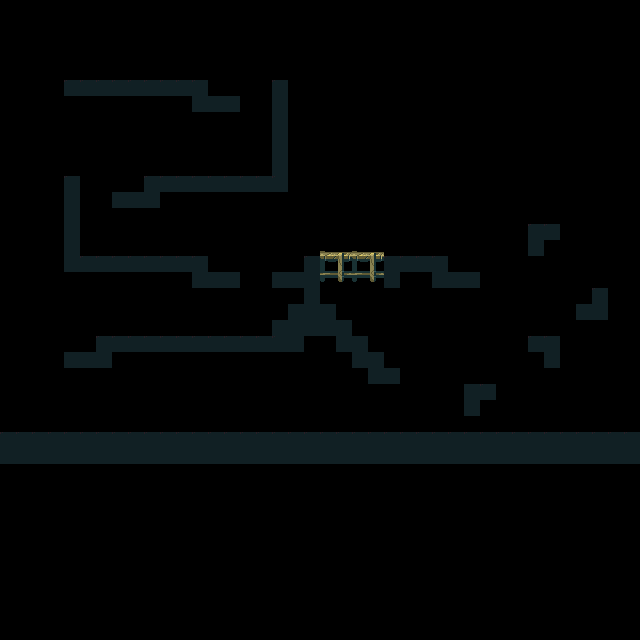

This game map was drawn from its Tiled (.tmx) file and the tilesets committed beside it. A one-line description and the full map source follow:
An orthogonal 40x40 tile map with 16x16 px tiles, 1 tile layer (primary) and 3 objects (2x testDummyStart, playerStart).

<map version="1.2" tiledversion="1.3.4" orientation="orthogonal" renderorder="left-down" width="40" height="40" tilewidth="16" tileheight="16" infinite="0" nextlayerid="3" nextobjectid="16">
 <editorsettings>
  <export target="pathfinding-tester.json" format="json" />
 </editorsettings>
 <tileset firstgid="1" source="tileset.tsx" />
 <layer id="1" name="primary" width="40" height="40">
  <data encoding="csv">
0,0,0,0,0,0,0,0,0,0,0,0,0,0,0,0,0,0,0,0,0,0,0,0,0,0,0,0,0,0,0,0,0,0,0,0,0,0,0,0,
0,0,0,0,0,0,0,0,0,0,0,0,0,0,0,0,0,0,0,0,0,0,0,0,0,0,0,0,0,0,0,0,0,0,0,0,0,0,0,0,
0,0,0,0,0,0,0,0,0,0,0,0,0,0,0,0,0,0,0,0,0,0,0,0,0,0,0,0,0,0,0,0,0,0,0,0,0,0,0,0,
0,0,0,0,0,0,0,0,0,0,0,0,0,0,0,0,0,0,0,0,0,0,0,0,0,0,0,0,0,0,0,0,0,0,0,0,0,0,0,0,
0,0,0,0,0,0,0,0,0,0,0,0,0,0,0,0,0,0,0,0,0,0,0,0,0,0,0,0,0,0,0,0,0,0,0,0,0,0,0,0,
0,0,0,0,344,344,344,344,344,344,344,344,344,0,0,0,0,344,0,0,0,0,0,0,0,0,0,0,0,0,0,0,0,0,0,0,0,0,0,0,
0,0,0,0,0,0,0,0,0,0,0,0,408,408,408,0,0,408,0,0,0,0,0,0,0,0,0,0,0,0,0,0,0,0,0,0,0,0,0,0,
0,0,0,0,0,0,0,0,0,0,0,0,0,0,0,0,0,408,0,0,0,0,0,0,0,0,0,0,0,0,0,0,0,0,0,0,0,0,0,0,
0,0,0,0,0,0,0,0,0,0,0,0,0,0,0,0,0,408,0,0,0,0,0,0,0,0,0,0,0,0,0,0,0,0,0,0,0,0,0,0,
0,0,0,0,0,0,0,0,0,0,0,0,0,0,0,0,0,408,0,0,0,0,0,0,0,0,0,0,0,0,0,0,0,0,0,0,0,0,0,0,
0,0,0,0,0,0,0,0,0,0,0,0,0,0,0,0,0,408,0,0,0,0,0,0,0,0,0,0,0,0,0,0,0,0,0,0,0,0,0,0,
0,0,0,0,344,0,0,0,0,344,344,344,344,344,344,344,344,344,0,0,0,0,0,0,0,0,0,0,0,0,0,0,0,0,0,0,0,0,0,0,
0,0,0,0,408,0,0,408,408,408,0,0,0,0,0,0,0,0,0,0,0,0,0,0,0,0,0,0,0,0,0,0,0,0,0,0,0,0,0,0,
0,0,0,0,408,0,0,0,0,0,0,0,0,0,0,0,0,0,0,0,0,0,0,0,0,0,0,0,0,0,0,0,0,0,0,0,0,0,0,0,
0,0,0,0,408,0,0,0,0,0,0,0,0,0,0,0,0,0,0,0,0,0,0,0,0,0,0,0,0,0,0,0,0,344,344,0,0,0,0,0,
0,0,0,0,408,0,0,0,0,0,0,0,0,0,0,0,0,0,0,0,745,746,745,746,0,0,0,0,0,0,0,0,0,408,0,0,0,0,0,0,
0,0,0,0,408,344,344,344,344,344,344,344,344,0,0,0,0,0,0,344,809,810,809,810,344,344,344,344,0,0,0,0,0,0,0,0,0,0,0,0,
0,0,0,0,0,0,0,0,0,0,0,0,408,408,408,0,0,408,408,408,873,874,873,874,408,0,0,408,408,408,0,0,0,0,0,0,0,0,0,0,
0,0,0,0,0,0,0,0,0,0,0,0,0,0,0,0,0,0,0,968,0,0,0,0,0,0,0,0,0,0,0,0,0,0,0,0,0,344,0,0,
0,0,0,0,0,0,0,0,0,0,0,0,0,0,0,0,0,0,968,968,968,0,0,0,0,0,0,0,0,0,0,0,0,0,0,0,968,408,0,0,
0,0,0,0,0,0,0,0,0,0,0,0,0,0,0,0,0,408,968,968,968,968,0,0,0,0,0,0,0,0,0,0,0,0,0,0,0,0,0,0,
0,0,0,0,0,0,344,344,344,344,344,344,344,344,344,344,344,344,968,0,0,968,968,0,0,0,0,0,0,0,0,0,0,344,344,0,0,0,0,0,
0,0,0,0,408,408,408,0,0,0,0,0,0,0,0,0,0,0,0,0,0,0,968,968,0,0,0,0,0,0,0,0,0,0,408,0,0,0,0,0,
0,0,0,0,0,0,0,0,0,0,0,0,0,0,0,0,0,0,0,0,0,0,0,968,968,0,0,0,0,0,0,0,0,0,0,0,0,0,0,0,
0,0,0,0,0,0,0,0,0,0,0,0,0,0,0,0,0,0,0,0,0,0,0,0,0,0,0,0,0,968,344,0,0,0,0,0,0,0,0,0,
0,0,0,0,0,0,0,0,0,0,0,0,0,0,0,0,0,0,0,0,0,0,0,0,0,0,0,0,0,968,0,0,0,0,0,0,0,0,0,0,
0,0,0,0,0,0,0,0,0,0,0,0,0,0,0,0,0,0,0,0,0,0,0,0,0,0,0,0,0,0,0,0,0,0,0,0,0,0,0,0,
344,344,344,344,344,344,344,344,344,344,344,344,344,344,344,344,344,344,344,344,344,344,344,344,344,344,344,344,344,344,344,344,344,344,344,344,344,344,344,344,
408,408,408,408,408,408,408,408,408,408,408,408,408,408,408,408,408,408,408,408,408,408,408,408,408,408,408,408,408,408,408,408,408,408,408,408,408,408,408,408,
0,0,0,0,0,0,0,0,0,0,0,0,0,0,0,0,0,0,0,0,0,0,0,0,0,0,0,0,0,0,0,0,0,0,0,0,0,0,0,0,
0,0,0,0,0,0,0,0,0,0,0,0,0,0,0,0,0,0,0,0,0,0,0,0,0,0,0,0,0,0,0,0,0,0,0,0,0,0,0,0,
0,0,0,0,0,0,0,0,0,0,0,0,0,0,0,0,0,0,0,0,0,0,0,0,0,0,0,0,0,0,0,0,0,0,0,0,0,0,0,0,
0,0,0,0,0,0,0,0,0,0,0,0,0,0,0,0,0,0,0,0,0,0,0,0,0,0,0,0,0,0,0,0,0,0,0,0,0,0,0,0,
0,0,0,0,0,0,0,0,0,0,0,0,0,0,0,0,0,0,0,0,0,0,0,0,0,0,0,0,0,0,0,0,0,0,0,0,0,0,0,0,
0,0,0,0,0,0,0,0,0,0,0,0,0,0,0,0,0,0,0,0,0,0,0,0,0,0,0,0,0,0,0,0,0,0,0,0,0,0,0,0,
0,0,0,0,0,0,0,0,0,0,0,0,0,0,0,0,0,0,0,0,0,0,0,0,0,0,0,0,0,0,0,0,0,0,0,0,0,0,0,0,
0,0,0,0,0,0,0,0,0,0,0,0,0,0,0,0,0,0,0,0,0,0,0,0,0,0,0,0,0,0,0,0,0,0,0,0,0,0,0,0,
0,0,0,0,0,0,0,0,0,0,0,0,0,0,0,0,0,0,0,0,0,0,0,0,0,0,0,0,0,0,0,0,0,0,0,0,0,0,0,0,
0,0,0,0,0,0,0,0,0,0,0,0,0,0,0,0,0,0,0,0,0,0,0,0,0,0,0,0,0,0,0,0,0,0,0,0,0,0,0,0,
0,0,0,0,0,0,0,0,0,0,0,0,0,0,0,0,0,0,0,0,0,0,0,0,0,0,0,0,0,0,0,0,0,0,0,0,0,0,0,0
</data>
 </layer>
 <objectgroup id="2" name="Object Layer 1">
  <object id="1" type="playerStart" x="593.283" y="275.418">
   <point />
  </object>
  <object id="13" type="testDummyStart" x="96.8416" y="66.9088">
   <properties>
    <property name="isSmart" type="bool" value="false" />
   </properties>
   <point />
  </object>
  <object id="15" type="testDummyStart" x="513.759" y="417.155">
   <properties>
    <property name="isSmart" type="bool" value="false" />
   </properties>
   <point />
  </object>
 </objectgroup>
</map>
